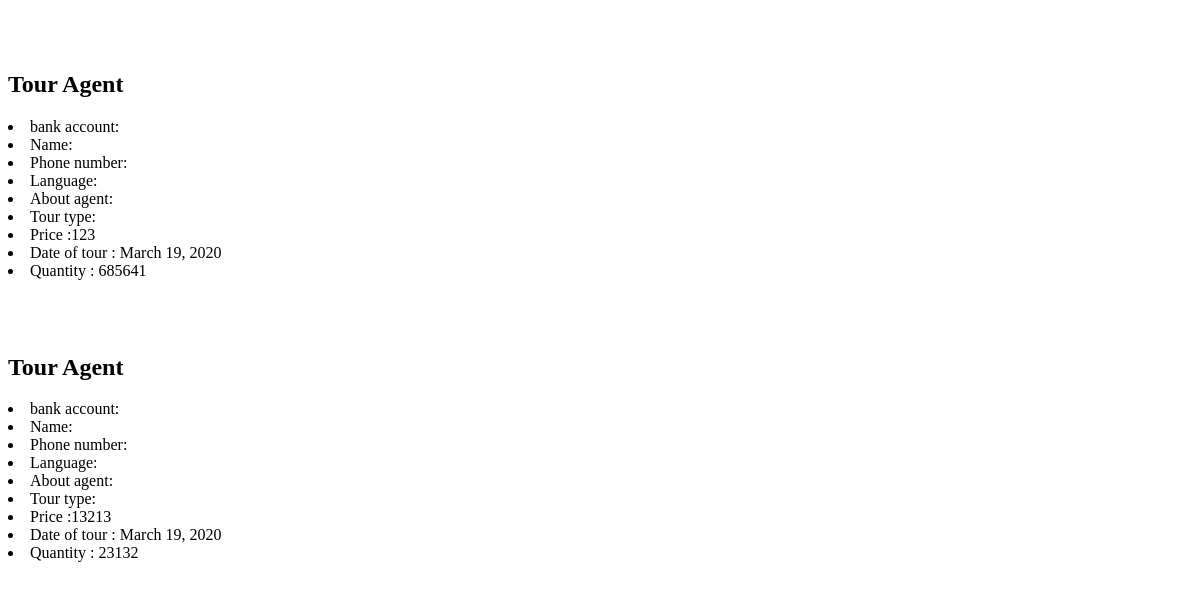
The page /tour_list (lower part) on the database as committed earlier.
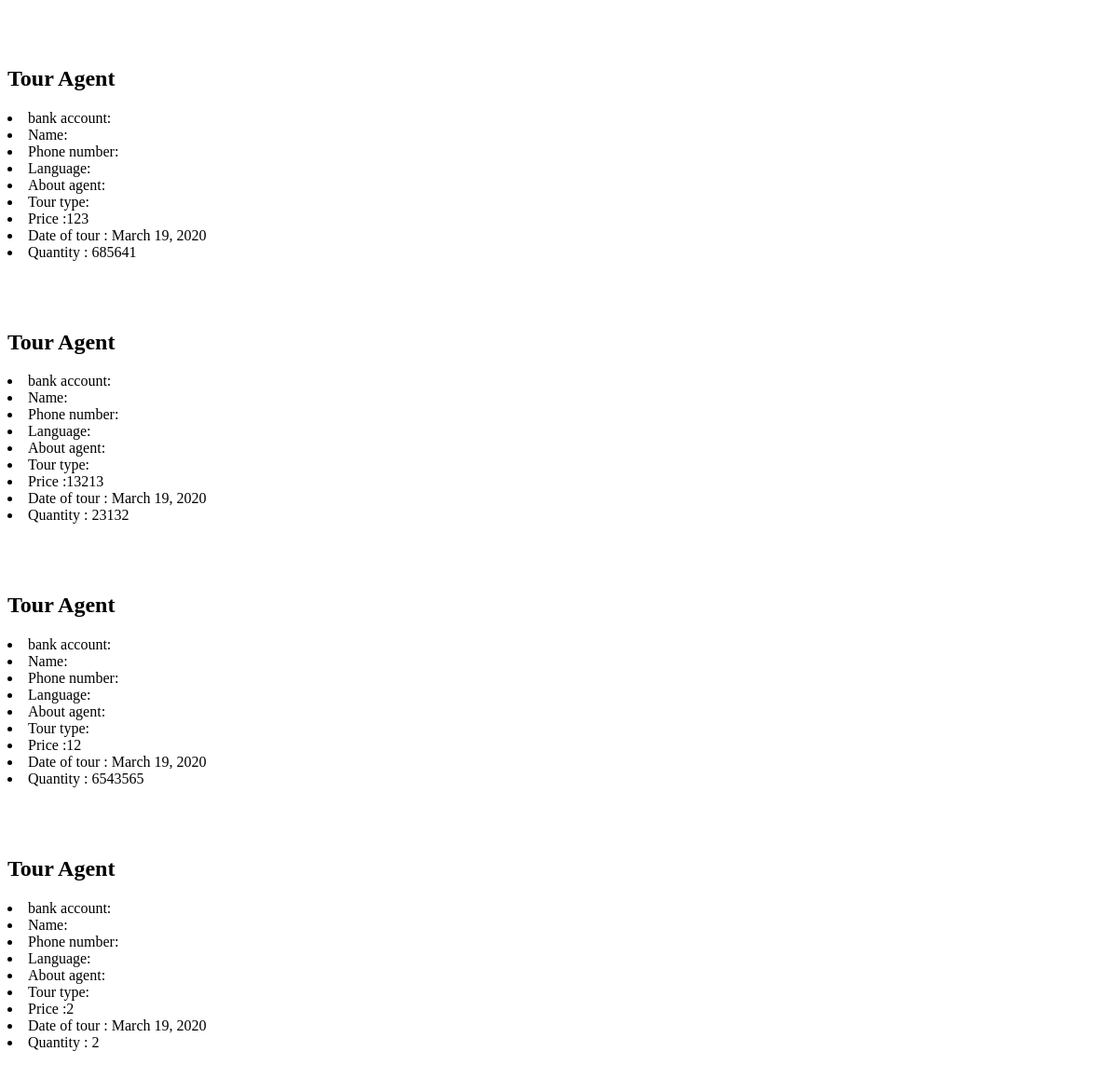
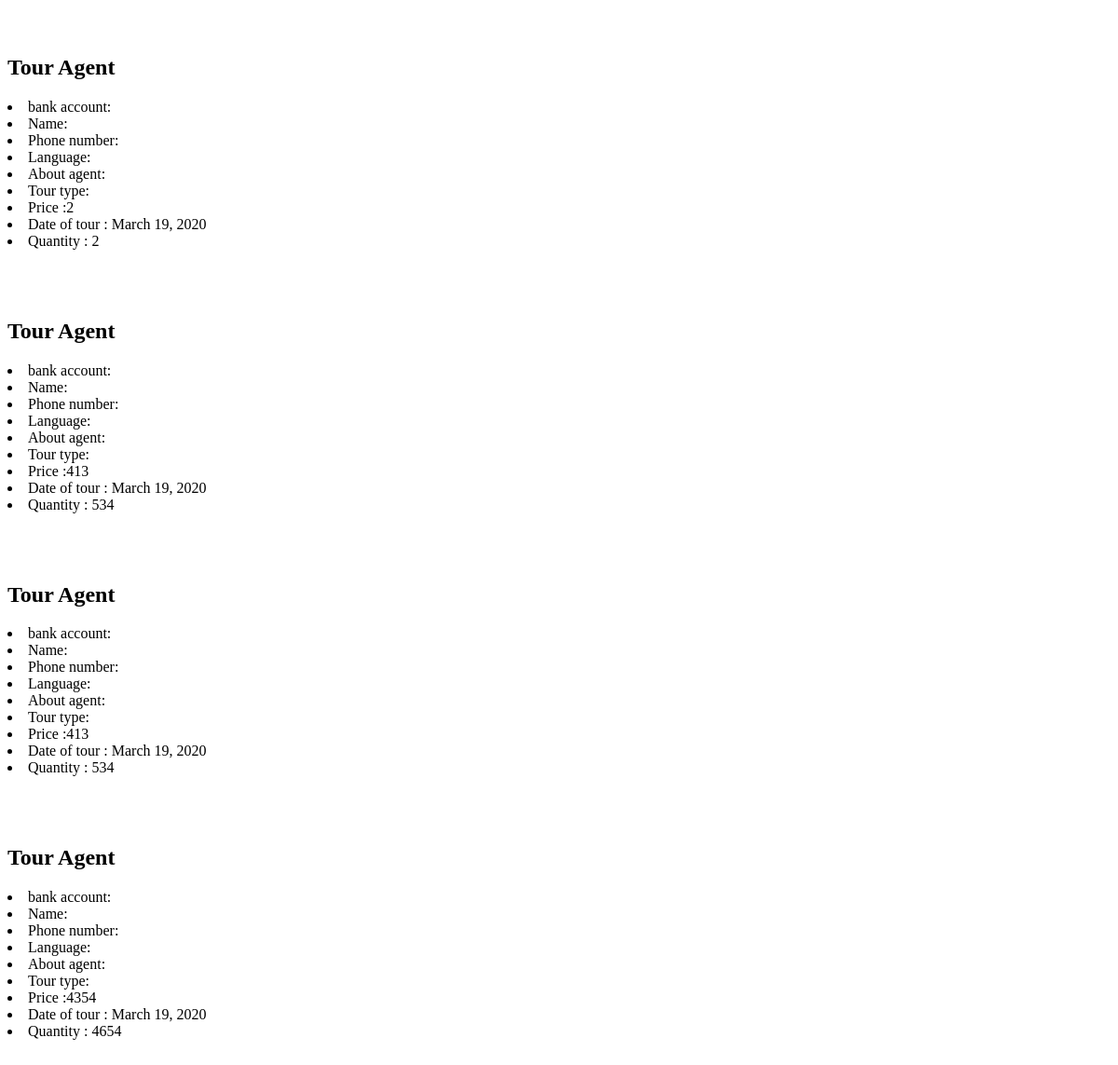
The same page on the database as committed later (2 pictures, top to bottom).
### users/models.py (models this page shows, shortened)
class Tour(models.Model):
    name = models.CharField(max_length=255)
    tour = models.ForeignKey(TourAgents, on_delete=models.CASCADE)
    first_to_ten_price = models.IntegerField(default=0)
    date_of_tour = models.DateField(_("Date"), default=datetime.date.today)
    quantity = models.IntegerField(default=0)

### users/views.py (the view)
# urls.py: path('tour_list', views.tour_list, name='tour_list'),
def tour_list(request):
    tours = Tour.objects.all()
    tour_filter = TourFilter(request.GET, queryset=tours)
    def func_valid_input(key):
        try:
            name = request.GET[key]
        except:
            name = False
        return name
    name = func_valid_input('AgentSearch')
    price_start = func_valid_input('PriceStart')
    price_to = func_valid_input('PriceTo')
    date_start = func_valid_input('DateStart')
    date_end = func_valid_input('DateEnd')
    quantity = func_valid_input('Quantity')
    tours = tour_filter.qs
    if name:
        tours = tour_filter.qs.filter(user__name__contains=F"{name}",)
    if date_start and date_end:
        tours = tour_filter.qs.filter(date_of_tour__range=(date_start,date_end),)
    elif date_start and not date_end:
        date_end = "2100-01-01"
        tours = tour_filter.qs.filter(date_of_tour__range=(date_start,date_end),)
    elif not date_start and date_end:
        date_start = str(datetime.date.today())
        print(date_start)
        tours = tour_filter.qs.filter(date_of_tour__range=(date_start,date_end),)
    if price_start and price_to:
        tours = tours.filter(first_to_ten_price__range=(price_start,price_to),)
    elif price_start and not price_to:
        price_to = 10000000000
        tours = tours.filter(first_to_ten_price__range=(price_start,price_to),)
    elif not price_start and price_to:
        price_start = 0
        tours = tours.filter(first_to_ten_price__range=(price_start,price_to),)
    if quantity:
        quantity = int(quantity)
        tours = tour_filter.qs.filter(quantity=quantity,)
    context = {'tours':tours, 'tour_filter': tour_filter}
    return render(request, 'users/tour_list.html', context)

### users/models.py (called while the page is built)
    def __str__(self):
        return self.name

### users/templates/users/tour_list.html (shortened to what this page needs)
{% for i in tours %}
<h2>Tour Agent</h2>
<li>
	bank account: {{i.user.bank_account}}
</li>
<li>
	Name: {{i.user.name}}
</li>
<li>
	Phone number:{{i.user.phone_number}}
</li>
<li>
	Language: {{i.get_language_display }}
</li>
<li>
	About agent: {{i.about_me}}
</li>
<li>
	Tour type: {{ i.get_tour_type_display }}
</li>
<li>
	Price :{{i.first_to_ten_price}}
</li>
<li>
	Date of tour : {{i.date_of_tour }}
</li>
<li>
      Quantity : {{i.quantity }}
</li>
{% endfor %}

Rows that differ between the two databases and show on the page:
added Tour: first_to_ten_price "12", date_of_tour "March 19, 2020", quantity "6543565"
added Tour: first_to_ten_price "2", date_of_tour "March 19, 2020", quantity "2"
added Tour: first_to_ten_price "2", date_of_tour "March 19, 2020", quantity "2"
added Tour: first_to_ten_price "413", date_of_tour "March 19, 2020", quantity "534"
added Tour: first_to_ten_price "413", date_of_tour "March 19, 2020", quantity "534"
added Tour: first_to_ten_price "4354", date_of_tour "March 19, 2020", quantity "4654"
